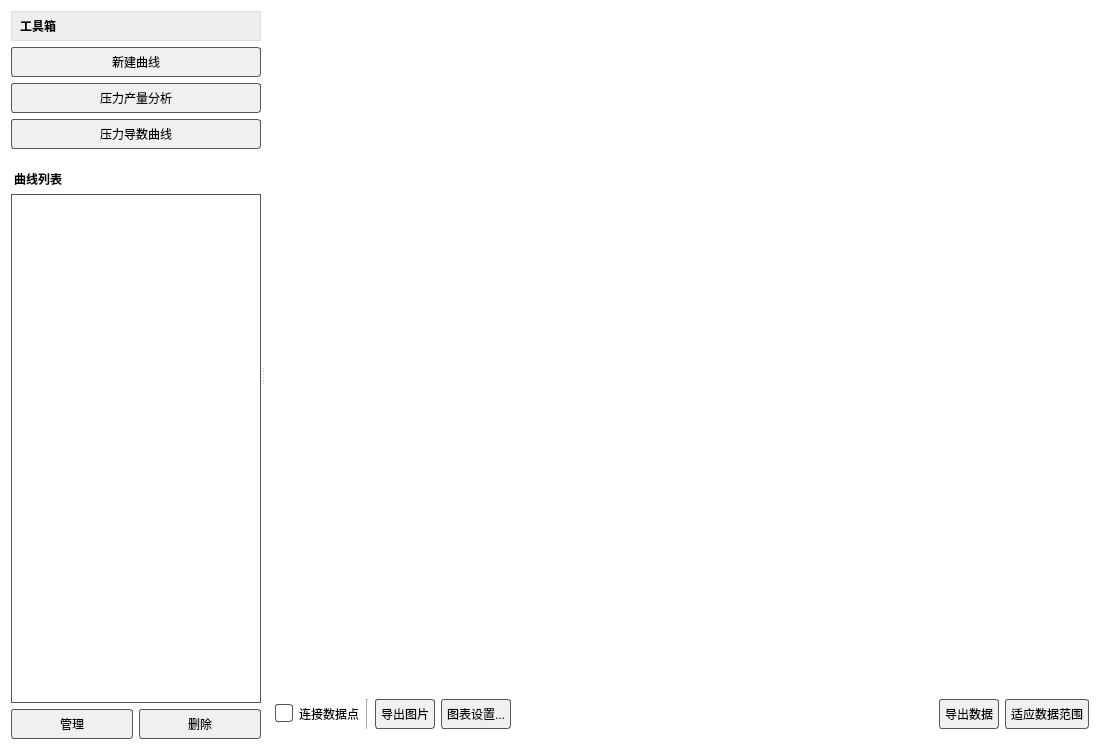
<?xml version="1.0" encoding="UTF-8"?>
<ui version="4.0">
 <class>WT_PlottingWidget</class>
 <widget class="QWidget" name="WT_PlottingWidget">
  <property name="geometry">
   <rect>
    <x>0</x>
    <y>0</y>
    <width>1100</width>
    <height>750</height>
   </rect>
  </property>
  <property name="windowTitle">
   <string>图表分析</string>
  </property>
  <property name="styleSheet">
   <string notr="true">/* 全局设置：强制白底黑字 */
QWidget {
    color: black;
    background-color: white;
    font-family: &quot;Microsoft YaHei&quot;;
}
QPushButton {
    color: black;
    background-color: #f0f0f0;
    border: 1px solid #555;
    border-radius: 3px;
    padding: 5px;
}
QPushButton:hover {
    background-color: #e0e0e0;
}
QListWidget {
    border: 1px solid #555;
    color: black;
    background-color: white;
}
QListWidget::item {
    color: black;
}
QListWidget::item:selected {
    background-color: #e0e0e0;
    color: black;
}
/* 美化复选框 */
QCheckBox {
    color: black;
}
QCheckBox::indicator {
    width: 16px;
    height: 16px;
    border: 1px solid #555;
    border-radius: 3px;
    background: white;
}
QCheckBox::indicator:checked {
    background-color: #0078d7;
    border: 1px solid #0078d7;
}
</string>
  </property>
  <layout class="QHBoxLayout" name="horizontalLayout">
   <item>
    <widget class="QSplitter" name="splitter">
     <property name="orientation">
      <enum>Qt::Horizontal</enum>
     </property>
     <widget class="QWidget" name="leftContainer" native="true">
      <property name="maximumSize">
       <size>
        <width>250</width>
        <height>16777215</height>
       </size>
      </property>
      <layout class="QVBoxLayout" name="verticalLayout_Left">
       <item>
        <widget class="QLabel" name="label_Tools">
         <property name="text">
          <string>工具箱</string>
         </property>
         <property name="styleSheet">
          <string>font-weight: bold; background-color: #eee; padding: 5px; border: 1px solid #ddd; color: black;</string>
         </property>
        </widget>
       </item>
       <item>
        <widget class="QPushButton" name="btn_NewCurve">
         <property name="text">
          <string>新建曲线</string>
         </property>
         <property name="minimumHeight">
          <number>35</number>
         </property>
        </widget>
       </item>
       <item>
        <widget class="QPushButton" name="btn_PressureRate">
         <property name="text">
          <string>压力产量分析</string>
         </property>
         <property name="minimumHeight">
          <number>35</number>
         </property>
        </widget>
       </item>
       <item>
        <widget class="QPushButton" name="btn_Derivative">
         <property name="text">
          <string>压力导数曲线</string>
         </property>
         <property name="minimumHeight">
          <number>35</number>
         </property>
        </widget>
       </item>
       <item>
        <widget class="QLabel" name="label_List">
         <property name="text">
          <string>曲线列表</string>
         </property>
         <property name="styleSheet">
          <string>font-weight: bold; margin-top: 15px; color: black;</string>
         </property>
        </widget>
       </item>
       <item>
        <widget class="QListWidget" name="listWidget_Curves"/>
       </item>
       <item>
        <layout class="QHBoxLayout" name="horizontalLayout_ListBtns">
         <item>
          <widget class="QPushButton" name="btn_Manage">
           <property name="text">
            <string>管理</string>
           </property>
          </widget>
         </item>
         <item>
          <widget class="QPushButton" name="btn_Delete">
           <property name="text">
            <string>删除</string>
           </property>
          </widget>
         </item>
        </layout>
       </item>
      </layout>
     </widget>
     <widget class="QWidget" name="rightContainer" native="true">
      <layout class="QVBoxLayout" name="verticalLayout_Right">
       <property name="leftMargin">
        <number>0</number>
       </property>
       <property name="topMargin">
        <number>0</number>
       </property>
       <property name="rightMargin">
        <number>0</number>
       </property>
       <property name="bottomMargin">
        <number>0</number>
       </property>
       <item>
        <widget class="MouseZoom" name="customPlot" native="true">
         <property name="sizePolicy">
          <sizepolicy hsizetype="Expanding" vsizetype="Expanding">
           <horstretch>0</horstretch>
           <verstretch>0</verstretch>
          </sizepolicy>
         </property>
        </widget>
       </item>
       <item>
        <layout class="QHBoxLayout" name="horizontalLayout_PlotTools">
         <property name="leftMargin">
          <number>10</number>
         </property>
         <property name="bottomMargin">
          <number>10</number>
         </property>
         <item>
          <widget class="QCheckBox" name="check_ShowLines">
           <property name="text">
            <string>连接数据点</string>
           </property>
          </widget>
         </item>
         <item>
          <widget class="Line" name="line">
           <property name="orientation">
            <enum>Qt::Vertical</enum>
           </property>
          </widget>
         </item>
         <item>
          <widget class="QPushButton" name="btn_ExportImg">
           <property name="text">
            <string>导出图片</string>
           </property>
          </widget>
         </item>
         <item>
          <widget class="QPushButton" name="btn_ChartSettings">
           <property name="text">
            <string>图表设置...</string>
           </property>
          </widget>
         </item>
         <item>
          <spacer name="horizontalSpacer">
           <property name="orientation">
            <enum>Qt::Horizontal</enum>
           </property>
           <property name="sizeHint" stdset="0">
            <size>
             <width>40</width>
             <height>20</height>
            </size>
           </property>
          </spacer>
         </item>
         <item>
          <widget class="QPushButton" name="btn_ExportData">
           <property name="text">
            <string>导出数据</string>
           </property>
          </widget>
         </item>
         <item>
          <widget class="QPushButton" name="btn_FitToData">
           <property name="text">
            <string>适应数据范围</string>
           </property>
          </widget>
         </item>
        </layout>
       </item>
      </layout>
     </widget>
    </widget>
   </item>
  </layout>
 </widget>
 <customwidgets>
  <customwidget>
   <class>MouseZoom</class>
   <extends>QWidget</extends>
   <header>mousezoom.h</header>
   <container>1</container>
  </customwidget>
 </customwidgets>
 <resources/>
 <connections/>
</ui>
